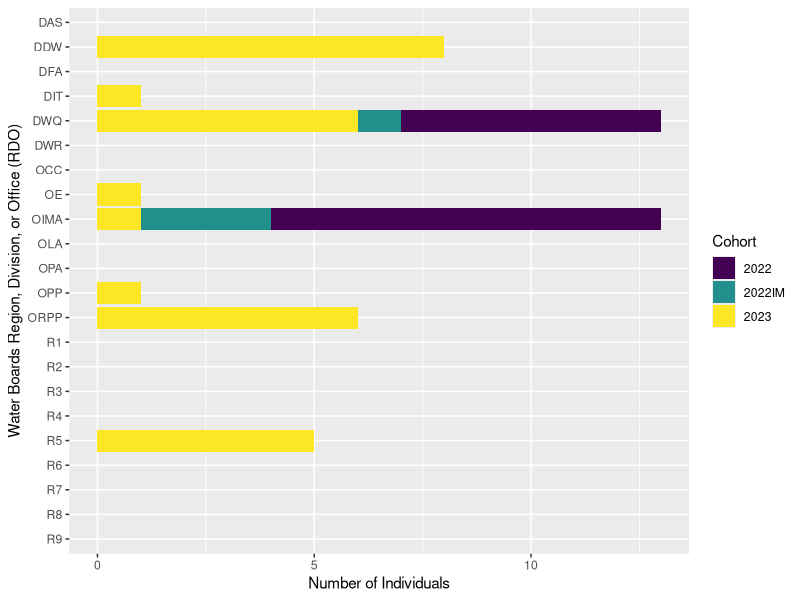
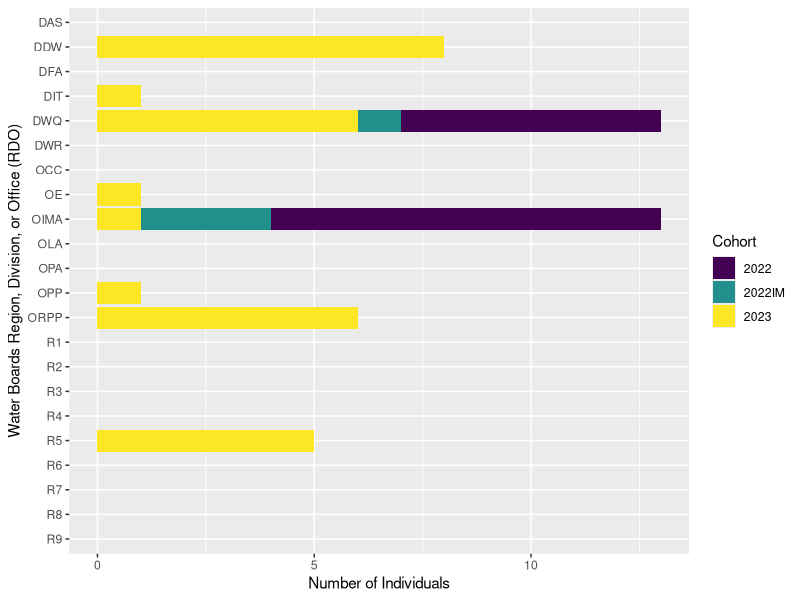

Here is the R script that generated these plots, in order:
library(readr)
library(tidyr)
library(ggplot2)
library(viridis)

rdo = read_csv("annual-rdo.csv")
rdo_long <- gather(rdo, Cohort, Count, '2022':'2023')
rdo_long$RDO <- factor(rdo_long$RDO, levels=rev(unique(rdo_long$RDO)))

ggplot(rdo_long, aes(fill=Cohort, x=Count, y=RDO)) + 
  geom_bar(position="stack", stat="identity") +
  xlab("Number of Individuals") + 
  ylab("Water Boards Region, Division, or Office (RDO)") +
  scale_fill_viridis(discrete = TRUE, option = "viridis")

ggsave(path = "cohorts/images", filename = "annual-rdo.png")
